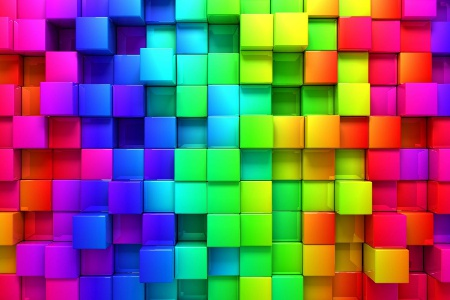
#> input picture Homework/1/colors.jpg, 450 x 300 px
$ python ColorConversion.py
#> lines starting #> are read from the running program, lines starting #| are printed output that depends on the picture; after the words box and inside, x2 and y2 are one past the last pixel; in counts of white or black regions, pixels touching at a corner belong together
#HomeWork 1_1
#Find and display cetain color range of an image

"""
@author: Zhimiao
"""

import cv2
import numpy as np

# load image
img=cv2.imread('colors.jpg',1)
#> img is the input picture: shape (300, 450, 3); mean B, G, R 105.7, 100.6, 122.8
# concert to HSV
img_hsv=cv2.cvtColor(img,cv2.COLOR_BGR2HSV)
#> img_hsv: shape (300, 450, 3); mean H, S, V 92.9, 237, 207.2

# define range of blue
blue_lower=np.array([110,50,50])
blue_upper=np.array([130,255,255])

# find the pixels in blue range in the HSV image
mask=cv2.inRange(img_hsv,blue_lower,blue_upper)
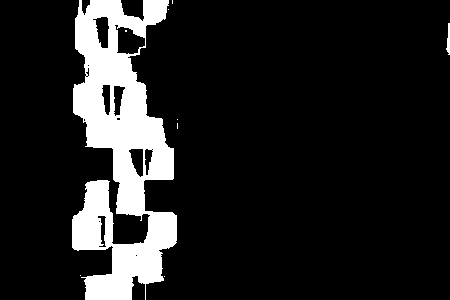
#> mask: shape (300, 450); 13% white; 9 white regions (7 under 20 px), largest, box (x1, y1, x2, y2) and area: (72, 0, 177, 300) 17500, (446, 23, 450, 55) 79

# create an image containing only the blue parts
img_blue=cv2.bitwise_and(img,img,mask=mask)
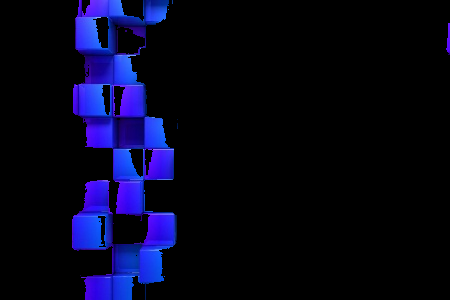
#> img_blue: shape (300, 450, 3); mean B, G, R 27.5, 5.1, 5.1

# display the images
cv2.imshow('original color image', img)
cv2.imshow('mask image',mask)
cv2.imshow('segmented image',img_blue)

print('Switch to image view. Then press any key to close')

cv2.waitKey(0)
cv2.destroyAllWindows()

cv2.imwrite('colors_blue.jpg', img_blue)
